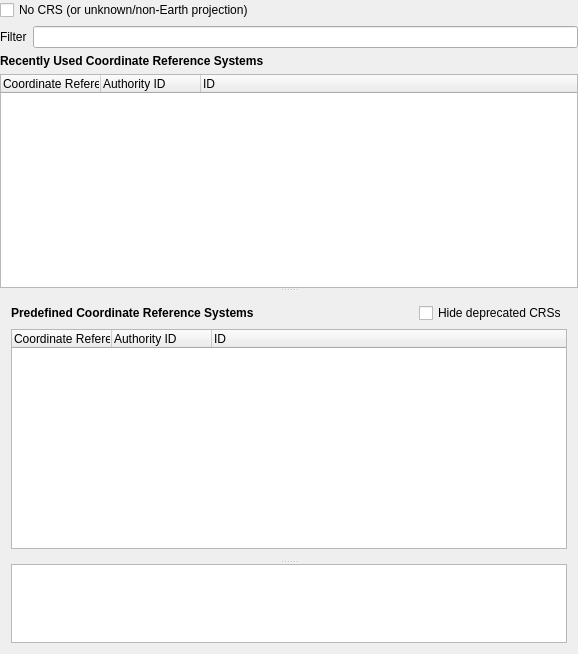
<?xml version="1.0" encoding="UTF-8"?>
<ui version="4.0">
 <class>QgsProjectionSelectorBase</class>
 <widget class="QWidget" name="QgsProjectionSelectorBase">
  <property name="geometry">
   <rect>
    <x>0</x>
    <y>0</y>
    <width>578</width>
    <height>654</height>
   </rect>
  </property>
  <property name="sizePolicy">
   <sizepolicy hsizetype="Expanding" vsizetype="Preferred">
    <horstretch>0</horstretch>
    <verstretch>0</verstretch>
   </sizepolicy>
  </property>
  <property name="windowTitle">
   <string>Coordinate Reference System Selector</string>
  </property>
  <property name="windowIcon">
   <iconset>
    <normaloff>.</normaloff>.</iconset>
  </property>
  <layout class="QGridLayout" name="gridLayout_2">
   <property name="leftMargin">
    <number>0</number>
   </property>
   <property name="topMargin">
    <number>0</number>
   </property>
   <property name="rightMargin">
    <number>0</number>
   </property>
   <property name="bottomMargin">
    <number>0</number>
   </property>
   <item row="0" column="0">
    <widget class="QCheckBox" name="mCheckBoxNoProjection">
     <property name="toolTip">
      <string>Use this option to treat all coordinates as Cartesian coordinates in an unknown reference system.</string>
     </property>
     <property name="text">
      <string>No CRS (or unknown/non-Earth projection)</string>
     </property>
    </widget>
   </item>
   <item row="1" column="0">
    <widget class="QFrame" name="mFrameProjections">
     <property name="frameShape">
      <enum>QFrame::NoFrame</enum>
     </property>
     <property name="frameShadow">
      <enum>QFrame::Plain</enum>
     </property>
     <layout class="QVBoxLayout" name="verticalLayout_2">
      <property name="leftMargin">
       <number>0</number>
      </property>
      <property name="topMargin">
       <number>0</number>
      </property>
      <property name="rightMargin">
       <number>0</number>
      </property>
      <property name="bottomMargin">
       <number>0</number>
      </property>
      <item>
       <layout class="QHBoxLayout" name="horizontalLayout">
        <item>
         <widget class="QLabel" name="label_5">
          <property name="text">
           <string>Filter</string>
          </property>
         </widget>
        </item>
        <item>
         <widget class="QgsFilterLineEdit" name="leSearch"/>
        </item>
       </layout>
      </item>
      <item>
       <widget class="QLabel" name="label_3">
        <property name="font">
         <font>
          <weight>75</weight>
          <bold>true</bold>
         </font>
        </property>
        <property name="text">
         <string>Recently Used Coordinate Reference Systems</string>
        </property>
       </widget>
      </item>
      <item>
       <widget class="QSplitter" name="mSplitter">
        <property name="orientation">
         <enum>Qt::Vertical</enum>
        </property>
        <property name="childrenCollapsible">
         <bool>false</bool>
        </property>
        <widget class="QTreeWidget" name="lstRecent">
         <property name="sizePolicy">
          <sizepolicy hsizetype="Expanding" vsizetype="MinimumExpanding">
           <horstretch>0</horstretch>
           <verstretch>0</verstretch>
          </sizepolicy>
         </property>
         <property name="minimumSize">
          <size>
           <width>0</width>
           <height>105</height>
          </size>
         </property>
         <property name="alternatingRowColors">
          <bool>true</bool>
         </property>
         <property name="rootIsDecorated">
          <bool>false</bool>
         </property>
         <property name="uniformRowHeights">
          <bool>true</bool>
         </property>
         <property name="columnCount">
          <number>3</number>
         </property>
         <column>
          <property name="text">
           <string>Coordinate Reference System</string>
          </property>
         </column>
         <column>
          <property name="text">
           <string>Authority ID</string>
          </property>
         </column>
         <column>
          <property name="text">
           <string>ID</string>
          </property>
         </column>
        </widget>
        <widget class="QWidget" name="layoutWidget">
         <layout class="QGridLayout" name="gridLayout">
          <property name="horizontalSpacing">
           <number>0</number>
          </property>
          <item row="1" column="0">
           <widget class="QTreeWidget" name="lstCoordinateSystems">
            <property name="alternatingRowColors">
             <bool>true</bool>
            </property>
            <property name="uniformRowHeights">
             <bool>true</bool>
            </property>
            <property name="columnCount">
             <number>3</number>
            </property>
            <column>
             <property name="text">
              <string>Coordinate Reference System</string>
             </property>
            </column>
            <column>
             <property name="text">
              <string>Authority ID</string>
             </property>
            </column>
            <column>
             <property name="text">
              <string>ID</string>
             </property>
            </column>
           </widget>
          </item>
          <item row="0" column="0">
           <layout class="QHBoxLayout" name="horizontalLayout_3">
            <property name="topMargin">
             <number>0</number>
            </property>
            <item>
             <widget class="QLabel" name="label_4">
              <property name="font">
               <font>
                <weight>75</weight>
                <bold>true</bold>
               </font>
              </property>
              <property name="text">
               <string>Predefined Coordinate Reference Systems</string>
              </property>
             </widget>
            </item>
            <item>
             <spacer name="horizontalSpacer_2">
              <property name="orientation">
               <enum>Qt::Horizontal</enum>
              </property>
              <property name="sizeHint" stdset="0">
               <size>
                <width>40</width>
                <height>20</height>
               </size>
              </property>
             </spacer>
            </item>
            <item>
             <widget class="QCheckBox" name="cbxHideDeprecated">
              <property name="font">
               <font>
                <pointsize>9</pointsize>
               </font>
              </property>
              <property name="text">
               <string>Hide deprecated CRSs</string>
              </property>
             </widget>
            </item>
           </layout>
          </item>
         </layout>
        </widget>
        <widget class="QWidget" name="layoutWidget">
         <layout class="QHBoxLayout" name="horizontalLayout_4">
          <property name="topMargin">
           <number>0</number>
          </property>
          <item>
           <widget class="QTextEdit" name="teProjection">
            <property name="sizePolicy">
             <sizepolicy hsizetype="Expanding" vsizetype="Preferred">
              <horstretch>0</horstretch>
              <verstretch>0</verstretch>
             </sizepolicy>
            </property>
            <property name="minimumSize">
             <size>
              <width>0</width>
              <height>0</height>
             </size>
            </property>
            <property name="baseSize">
             <size>
              <width>0</width>
              <height>40</height>
             </size>
            </property>
            <property name="autoFormatting">
             <set>QTextEdit::AutoBulletList</set>
            </property>
            <property name="readOnly">
             <bool>true</bool>
            </property>
           </widget>
          </item>
          <item>
           <layout class="QVBoxLayout" name="verticalLayout">
            <property name="rightMargin">
             <number>0</number>
            </property>
           </layout>
          </item>
         </layout>
        </widget>
       </widget>
      </item>
     </layout>
    </widget>
   </item>
  </layout>
 </widget>
 <layoutdefault spacing="6" margin="11"/>
 <customwidgets>
  <customwidget>
   <class>QgsFilterLineEdit</class>
   <extends>QLineEdit</extends>
   <header>qgsfilterlineedit.h</header>
  </customwidget>
 </customwidgets>
 <tabstops>
  <tabstop>leSearch</tabstop>
  <tabstop>lstRecent</tabstop>
  <tabstop>cbxHideDeprecated</tabstop>
  <tabstop>lstCoordinateSystems</tabstop>
 </tabstops>
 <resources/>
 <connections/>
</ui>
